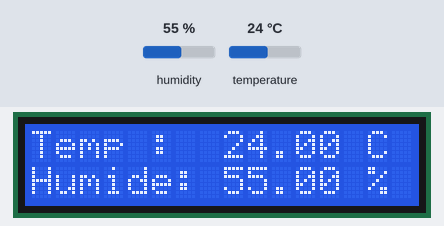
This sketch was run on a simulated ESP32. Shown: 16×2 character LCD. The inputs (shaded band) are chosen by the test bench; at power-on: humidity 55 %, temperature 24 °C. What the sketch prints to the serial monitor is not drawn.

Above: at 3.2 s.
3.3 s: humidity set to 22 %
At 5.1 s:
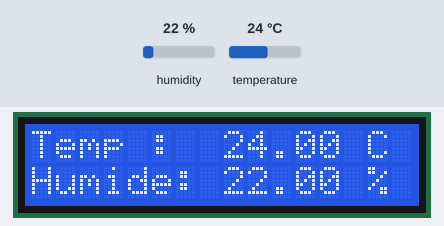
6.0 s: temperature set to 12 °C
At 6.7 s:
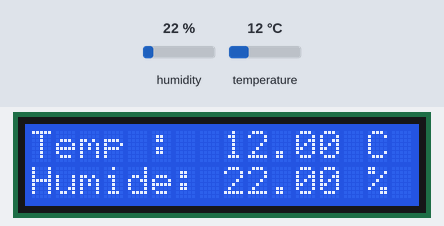
8.7 s: humidity set to 40 %
At 11.1 s:
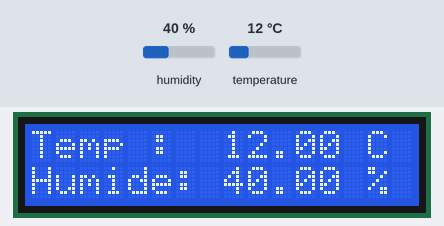
11.7 s: temperature set to 19 °C
At 12.6 s:
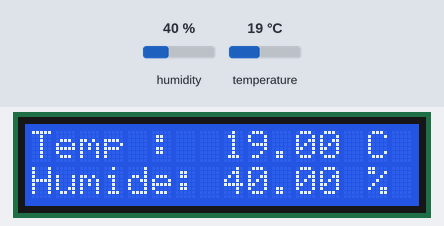
Timing chart, 0 to 14.7 s (numbered marks = the images above; inputs shaded):
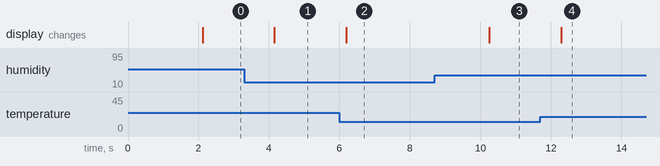

The sketch:

AirSense.ino
```cpp
#include <Wire.h>                     // Communication I2C
#include <LiquidCrystal_I2C.h>        // Écran LCD I2C
#include <DHT.h>                      // Capteur DHT

#define DHTPIN 4                      // Pin GPIO pour DHT
#define DHTTYPE DHT22                 // Type de capteur

DHT dht(DHTPIN, DHTTYPE);             // Initialisation du capteur DHT
LiquidCrystal_I2C lcd(0x27, 16, 2);   // Initialisation de l'écran LCD

void setup() {
  Serial.begin(115200);               // Initialisation de la communication série
  dht.begin();                        // Initialisation du capteur DHT

  lcd.init();                         // Initialisation de l'écran LCD
  lcd.setBacklight(true);             // Activation du rétroéclairage

  lcd.setCursor(0, 0);
  lcd.print("Projet 3 :");            // Message d'accueil
  lcd.setCursor(6, 1);
  lcd.print("AirSense");
  delay(2000);                        // Affichage initial
  lcd.clear();
}

void loop() {
  char tempStr[6];
  float temperature = dht.readTemperature();   // Lecture de la température
  float humidite = dht.readHumidity();         // Lecture de l'humidité

  if (isnan(temperature) || isnan(humidite)) {
    Serial.println("Erreur de lecture du capteur DHT!");
    lcd.clear();
    lcd.print("Erreur de capteur");
    delay(2000);              // Affichage de l'erreur
    return;
  }

  sprintf(tempStr, "%6.2f", temperature);  // Formatage

  // Affichage sur le moniteur série
  Serial.print("Température: ");
  Serial.print(tempStr);
  Serial.print(" °C\tHumidité: ");
  Serial.print(humidite);
  Serial.println(" %");

  // Affichage sur l'écran LCD
  lcd.setCursor(0, 0);
  lcd.print("Temp : ");
  lcd.print(tempStr);
  lcd.print(" C");

  lcd.setCursor(0, 1);
  lcd.print("Humide: ");
  lcd.print(humidite);
  lcd.print(" %");

  delay(2000);                 // Fréquence de 0.5Hz
}
```

Measured:
- after the input at 3.3 s, the display: changes after 0.85 s (image 1)
- after the input at 6.0 s, the display: changes after 0.19 s (image 2)
- after the input at 8.7 s, the display: changes after 1.6 s (image 3)
- after the input at 11.7 s, the display: changes after 0.59 s (image 4)
